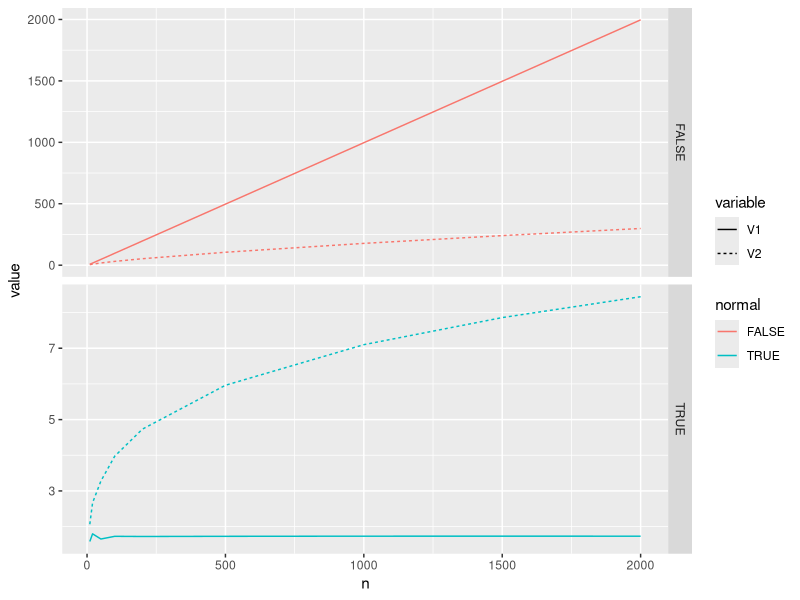

Write R code to recreate this figure.
getMat <- function(n, normal = TRUE){
  if (normal) {
    matrix(rnorm(n^2), nrow = n)
  } else {
    mat <- matrix(0, nrow = n, ncol = n)
    mat[1, 1] <- 1
    mat
  }
}

standardizeMat <- function(mat){
  ai <- rowMeans(mat)
  aj <- colMeans(mat)
  aa <- 1 / prod(dim(mat)) * sum(mat)
  ##(mat - outer(ai, rep(1, nrow(mat))) - t(outer(aj, rep(1, nrow(mat)))) + aa) ##* sqrt(prod(dim(mat)) / (nrow(mat) - 1))
  ret <- mat - outer(ai, rep(1, nrow(mat))) - t(outer(aj, rep(1, nrow(mat)))) + aa
  sqrt((nrow(ret) - 1) / sum(ret^2)) * ret
}

mat <- standardizeMat(getMat(10, normal = TRUE))
mat <- standardizeMat(getMat(10, normal = FALSE))
rowMeans(mat)
colMeans(mat)
1 / (nrow(mat) - 1) * sum(mat^2)

c(sqrt(sum(mat^4)), sqrt(sum(abs(mat)^3)))

library(plyr)
library(reshape)
library(ggplot2)

dat <- mdply(expand.grid("n" = c(10, 20, 50, 100, 200, 500, 1000, 1500, 2000), "normal" = c(TRUE, FALSE)), function(n, normal){
  mat <- standardizeMat(getMat(n, normal))
  c(sqrt(sum(mat^4)), sqrt(sum(abs(mat)^3)))
})

dat.m <- melt(dat, id.vars = c("n", "normal"))
qplot(x = n, y = value, data = dat.m, geom = "path", color = normal, linetype = variable) + facet_grid(normal~., scales = "free")
